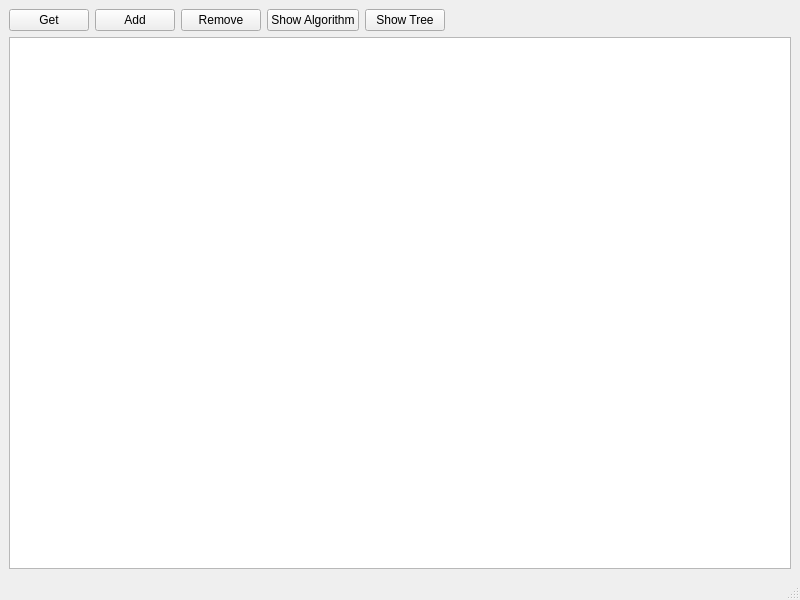
<?xml version="1.0" encoding="UTF-8"?>
<ui version="4.0">
 <class>MainWindow</class>
 <widget class="QMainWindow" name="MainWindow">
  <property name="geometry">
   <rect>
    <x>0</x>
    <y>0</y>
    <width>800</width>
    <height>600</height>
   </rect>
  </property>
  <property name="windowTitle">
   <string>MainWindow</string>
  </property>
  <widget class="QWidget" name="centralwidget">
   <layout class="QGridLayout" name="gridLayout_2">
    <item row="1" column="0">
     <layout class="QGridLayout" name="gridLayout">
      <item row="0" column="0">
       <widget class="QGraphicsView" name="graphicView"/>
      </item>
     </layout>
    </item>
    <item row="0" column="0">
     <layout class="QHBoxLayout" name="horizontalLayout">
      <item>
       <widget class="QPushButton" name="getBtn">
        <property name="text">
         <string>Get</string>
        </property>
       </widget>
      </item>
      <item>
       <widget class="QPushButton" name="addBtn">
        <property name="text">
         <string>Add</string>
        </property>
       </widget>
      </item>
      <item>
       <widget class="QPushButton" name="removeBtn">
        <property name="text">
         <string>Remove</string>
        </property>
       </widget>
      </item>
      <item>
       <widget class="QPushButton" name="showAlgorithmBtn">
        <property name="text">
         <string>Show Algorithm</string>
        </property>
       </widget>
      </item>
      <item>
       <widget class="QPushButton" name="showTreeBtn">
        <property name="text">
         <string>Show Tree</string>
        </property>
       </widget>
      </item>
      <item>
       <spacer name="horizontalSpacer">
        <property name="orientation">
         <enum>Qt::Horizontal</enum>
        </property>
        <property name="sizeHint" stdset="0">
         <size>
          <width>40</width>
          <height>20</height>
         </size>
        </property>
       </spacer>
      </item>
     </layout>
    </item>
   </layout>
  </widget>
  <widget class="QMenuBar" name="menubar">
   <property name="geometry">
    <rect>
     <x>0</x>
     <y>0</y>
     <width>800</width>
     <height>26</height>
    </rect>
   </property>
  </widget>
  <widget class="QStatusBar" name="statusbar"/>
 </widget>
 <resources/>
 <connections/>
</ui>
